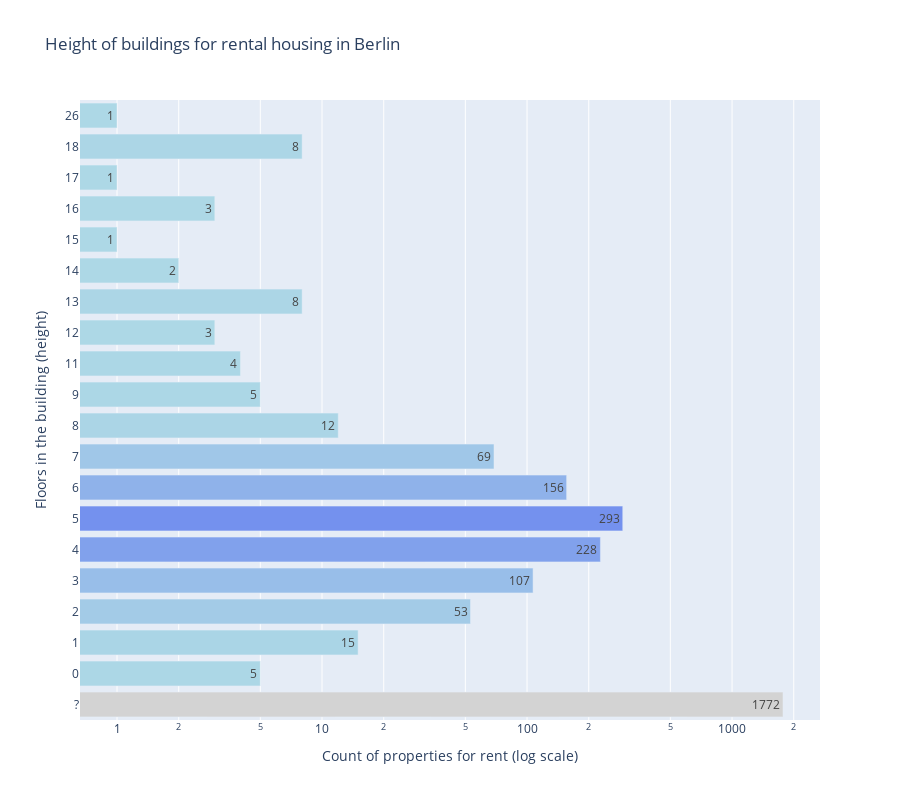

Notebook source saved alongside this figure:
### Markdown cell above
Get 'floors_in_building' distribution values:

### Code cell
temp = dff.floors_in_building.value_counts()

# we need to add 000 to the beginning of the string to make sure that the sorting is numerical
# we also need to replace ? with 000 to put unspecified floors first
temp.sort_index(
    key=lambda x: ("000" + x).str.replace("?", "000", regex=True).str[-2:],
    ascending=True,
    inplace=True,
)


fig = px.bar(
    temp,
    y=temp.index,
    x=temp.values,
    title="Height of buildings for rental housing in Berlin",
    color=temp.values,
    height=800,
    orientation="h",
    text_auto=True,
    color_continuous_scale=["LightBlue", "Blue", "lightgrey"],
)
fig.update_layout(
    xaxis_title="Count of properties for rent (log scale)",
    yaxis_title="Floors in the building (height)",
)
fig.update_layout(xaxis_type="log")  # log scale
fig.update_yaxes(type="category")  # sort the y axis by the number of floors
fig.update_coloraxes(showscale=False)  # hide the color scale
fig.show()

### Figure 1 — Plotly figure (JSON) as saved in the notebook; plotly's stock layout.template omitted (floating-point values rounded to 4 significant figures)
{"data": [{"alignmentgroup": "True", "hovertemplate": "x=%{x}<br>index=%{y}<br>color=%{marker.color}<extra></extra>", "legendgroup": "", "marker": {"color": [1772, 5, 15, 53, 107, 228, 293, 156, 69, 12, 5, 4, 3, 8, 2, 1, 3, 1, 8, 1], "coloraxis": "coloraxis", "pattern": {"shape": ""}}, "name": "", "offsetgroup": "", "orientation": "h", "showlegend": false, "textposition": "auto", "texttemplate": "%{x}", "type": "bar", "x": [1772, 5, 15, 53, 107, 228, 293, 156, 69, 12, 5, 4, 3, 8, 2, 1, 3, 1, 8, 1], "xaxis": "x", "y": ["?", "0", "1", "2", "3", "4", "5", "6", "7", "8", "9", "11", "12", "13", "14", "15", "16", "17", "18", "26"], "yaxis": "y"}], "layout": {"barmode": "relative", "coloraxis": {"colorbar": {"title": {"text": "color"}}, "colorscale": [[0, "LightBlue"], [0.5, "Blue"], [1, "lightgrey"]], "showscale": false}, "height": 800, "legend": {"tracegroupgap": 0}, "title": {"text": "Height of buildings for rental housing in Berlin"}, "xaxis": {"anchor": "y", "domain": [0, 1], "title": {"text": "Count of properties for rent (log scale)"}, "type": "log"}, "yaxis": {"anchor": "x", "domain": [0, 1], "title": {"text": "Floors in the building (height)"}, "type": "category"}}}
